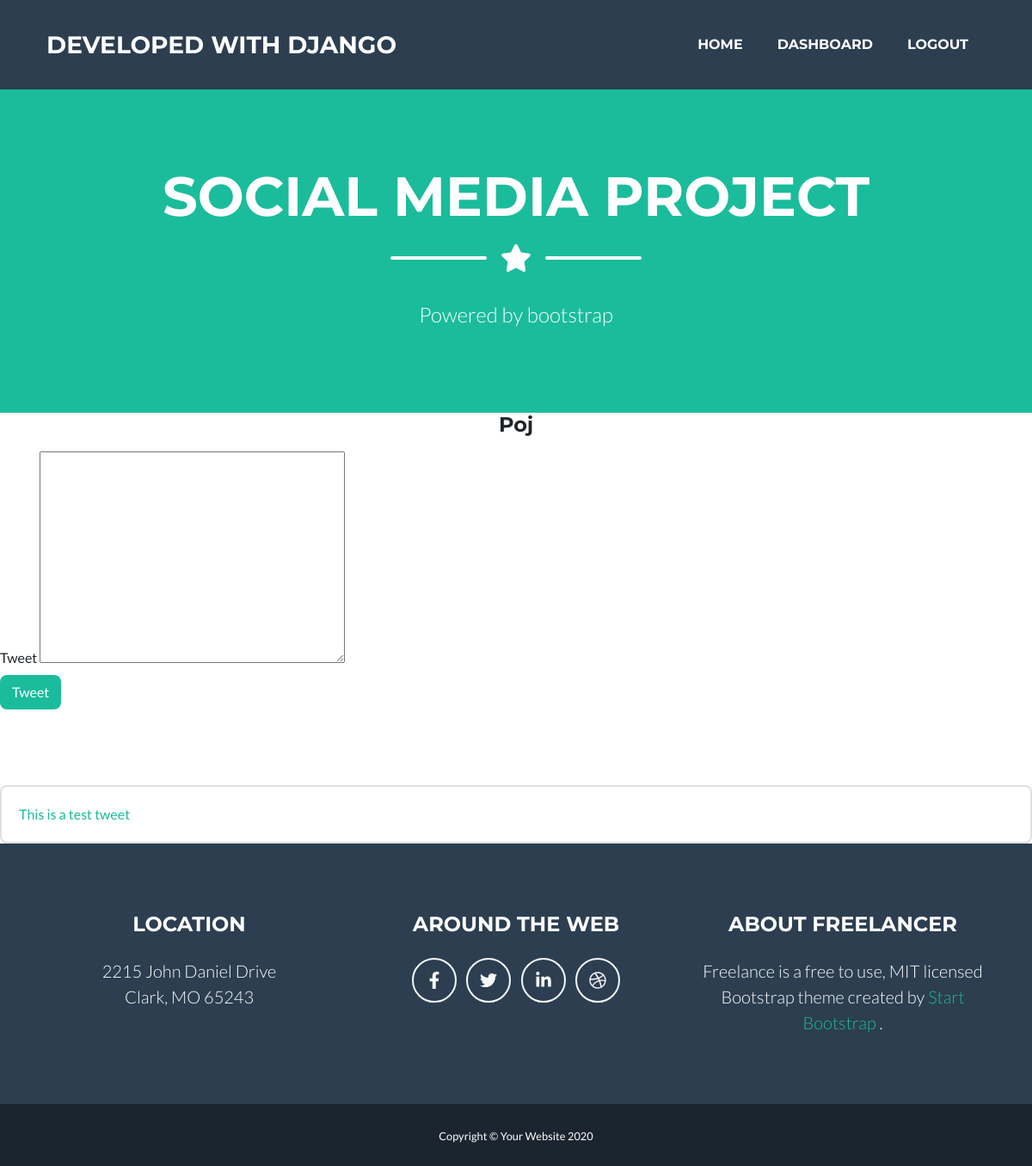
The app's page /account/dashboard/1/ (signed in), older data.
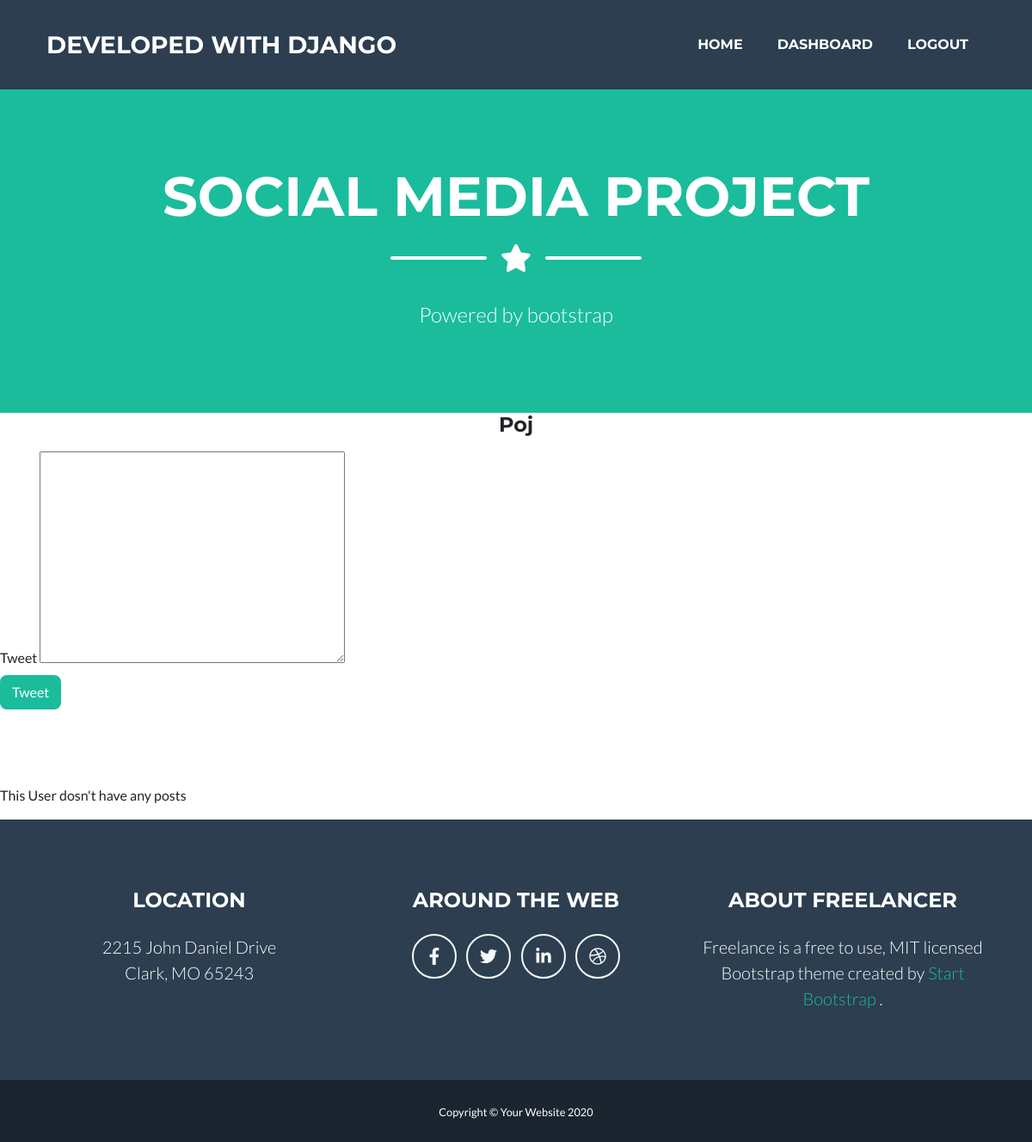
The same page, newer data.
### posts/models.py (models this page shows, shortened)
class Post (models.Model):
    user = models.ForeignKey(User, on_delete=models.CASCADE)
    body = models.TextField(max_length = 400)
    slug = models.SlugField(max_length = 20)
    created = models.DateTimeField(auto_now_add=True)
    def get_absolute_url(self):
        return reverse('posts:post_detail', args=[self.created.year,
         self.created.month,
          self.created.day,
           self.slug])

### account/views.py (the view)
# urls.py: path('dashboard/<int:user_id>/', views.user_dashboard, name = 'dashboard')
@login_required
def user_dashboard(request, user_id):
    user = get_object_or_404(User, id = user_id)
    posts = Post.objects.filter(user=user)
    if request.method == 'POST':
        form = AddPostForm(request.POST)
        if form.is_valid():
            new_post=form.save(commit=False)
            new_post.user = request.user
            new_post.slug = slugify(form.cleaned_data['body'][:15])
            new_post.save()
            messages.success(request,'Tweet done', 'success')
            return redirect('account:dashboard', user_id)
    else:
        form = AddPostForm()
    return render(request, 'account/dashboard.html', {'user':user, 'posts':posts, 'form':form})

### account/forms.py
class AddPostForm(forms.ModelForm):
    class Meta:
        model = Post
        fields = ('body',)

### account/templates/account/dashboard.html (shortened to what this page needs)
{% extends 'index.html' %}
{% block content %}
    <h4 class="text-center"> {{user.username|capfirst}} </h4>
    {% if request.user.is_authenticated %}
    {% if request.user.id == user.id %}
    <form action="" method="post" class="form-group">
        <label for="{{ form.body.id_for_label }}">Tweet</label>
        {{ form.body }}<br/>
        <input type="submit" value="Tweet" class = "btn btn-primary">
    </form>
    {% endif %}
    {% endif %}
    <br><br><br>
    {% for post in posts %}
        <div class='card'>
            <div class='card-body'> <a href="{{post.get_absolute_url}}"> {{post.body}}</a> </div>
        </div>
        {% empty %}
            <p> This User dosn't have any posts </p>
    {% endfor %}
{% endblock %}

Row changes from the older to the newer data that the page shows:
removed Post: body "This is a test tweet"
Text that changed along with them:
text now shown: "This User dosn't have any posts"
